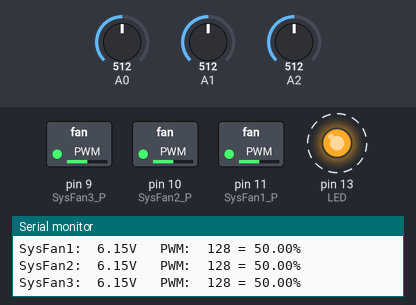
Simulated run of this sketch. Board: Arduino Nano, built with avr-gcc and run on an emulated ATmega328P. Parts: switched loads named in the sketch (green lamp = pin HIGH), output pins drawn as LEDs (lit = HIGH), the last lines printed to the serial monitor. Dashed ring = blinking. The inputs (shaded band) are chosen by the test bench; at power-on: A0 = 512, A1 = 512, A2 = 512.

Above: at 6.7 s.
6.8 s: A0 set to 716
At 9.3 s:
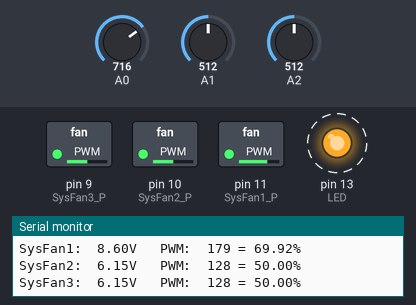
10.8 s: A1 set to 716
At 13.1 s:
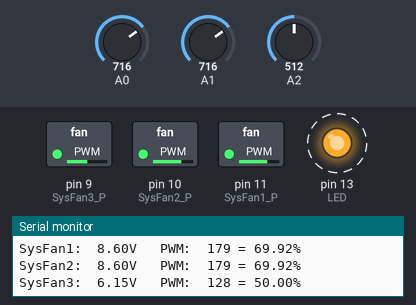
14.8 s: A2 set to 716
At 16.9 s:
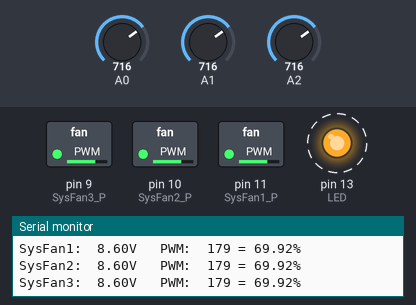
18.8 s: A0 set to 900
At 21.4 s:
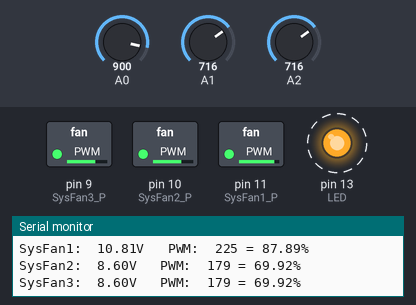
22.8 s: A1 set to 900
At 25.4 s:
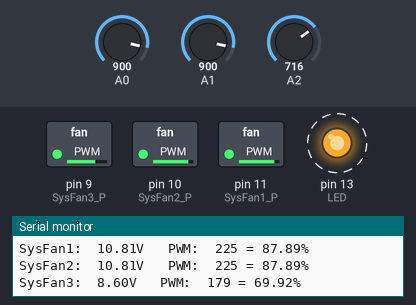
26.8 s: A2 set to 900
At 29.2 s:
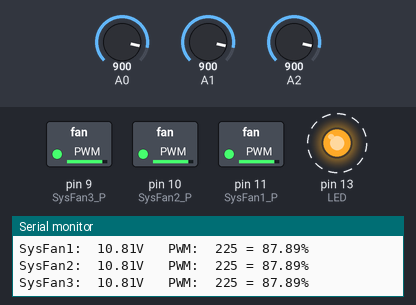
Timing chart, 0 to 31.8 s (numbered marks = the images above; inputs shaded):
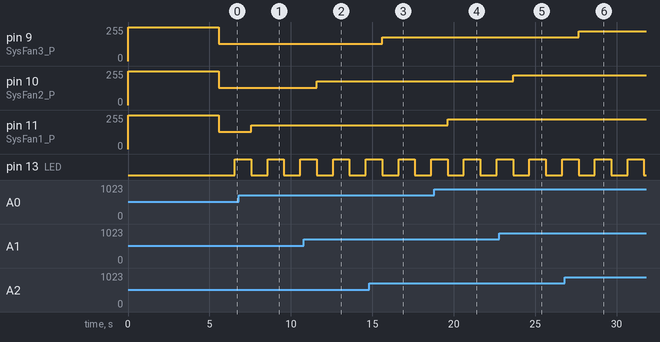

The sketch:

analog2PWM.ino
```cpp
/*
   hawa-lc4 09.02.2022
   Board: Arduino Nano V3.0
*/
const char SysVer[] = "analog2PWM 0.21";                    // System-Version; immer anpassen!!!
/*
   Beschreibung des Programms und der Änderungshistorie:
   Das PC Mainboard MSI X99A TOMAHAWK hat mehrere (5) steuerbare Lüfteranschlüsse aber davon
   nur einen mit 4-Pin PWM Steuerung (CPUFan1). Alle anderen werden nur analog über die
   Spannung gesteuert (3-Pin Lüfteranschluß). Diese sollen über diese Schaltung in eine PWM
   Steuerung gewandelt werden um leisere PWM Lüfter einbauen zu können.
   Für mich relevant sind nur 3 davon; SysFan1, SysFan2, SysFan3.

   Die analoge Meß-Eingangsspannung ist zwischen 0V und +12V und stammt von der 3-Pin Lüfteran-
   schlüssen. Dazu dient ein Spannungsteiler auf 5V analoge Meßspannung 47kΩ + 33kΩ
   mit 810Ω als Minimallast direkt am Lüfteranschluß.
   WICHTIG: die Bezeichnung der Lüfteranschlüsse im MSI Command Center stimmt nicht mit den
   Bezeichnungen der Anschlüsse auf dem Board und den Bezeichnungen im BIOS überein.
   SysFan2 und SysFan3 sind hier vertauscht.

   V0.12: Erweiterung auf 5 Kanäle im Code vorbereitet aber nicht voll verdrahtet auf dem PCB.
   Theoretisch wären bis zu 6 Kanäle möglich mit den 6 PWM Pins des Arduino Nano.

   V0.20: Als präzisere Referenzspannung dient nun ein LM4040 mit 2,048V an AREF.
   Der Spannungsteiler für die Meßeingänge wird verändert auf 1kΩ + 200Ω und der
   Lastwiderstand (810Ω) entfällt.
   Der Spannungsteiler ist so dimensioniert das bei maximaler Steuerspannung für die Lüfter
   der digitale Meßwert 1023 anliegt; entspricht bei 12,29V dem Verhältnis 10,242V zu 2,048V an
   den beiden Widerständen des Spannungsteilers.
*/

/*
   Definition der Variablen und Namen/Ports für I/O
*/
// I) includes:


// II) Belegung der analogen und digitalen I/O-PINs:
//      hier für Arduino Nano!
// A0 bis A5 könenn auch als Digitale I/O-Pins gentzt werden.
// A6 und A7 des Nano nur als analoge I/O-Pins!
//
const int SysFan1_A = 0;
const int SysFan2_A = 1;
const int SysFan3_A = 2;
//const int PumpFan1_A = 3;
// A4 und A5 bleiben reserviert für mögliche I2C Erweiterungen
// A6 = ?                         //
// const int PumpFan2_A = 6;
// A7 = ?                         //
//
// D0 und D1 bleiben frei für USB-Schnittstelle (Rx/Tx)
// D2 = ?                         //
// D3 = ? (PWM)                   //
//const int PumpFan1_P = 3;
// D4 = ?                         //
// D5 = ? (PWM)                   //
// D6 = ? (PWM)                   //
// const int PumpFan2_P = 6;
// D7 = ?                         //
// D8 = ?                         //
// D9 = ? (PWM)                   //
const int SysFan3_P = 9;
// D10 = ? (PWM)                  //
const int SysFan2_P = 10;
// D11 = ? (PWM)                  //
const int SysFan1_P = 11;
// D12 = ?                        //
// D13 = ?  (Achtung: LED an GND) //
const int LED = 13;

// III) Definition von Variablen und Initialisierung:
int PWM_Val = 0;
bool LED_X = false;
float Voltage_A = 0.0;
float PWM_P = 0.0;

/*
   Los geht's mit code:
*/

void setup() {
  Serial.begin(115200);
  Serial.print(F("## System-Version: "));
  Serial.println(SysVer);
  Serial.println(F("Setup"));


  // initialisiere PINs:
  analogReference(EXTERNAL);
  pinMode (SysFan1_P, OUTPUT);
  pinMode (SysFan2_P, OUTPUT);
  pinMode (SysFan3_P, OUTPUT);
  // pinMode (PumpFan1_P, OUTPUT);
  // pinMode (PumpFan2_P, OUTPUT);
  pinMode (LED, OUTPUT);
  digitalWrite(LED, LED_X);
  digitalWrite(SysFan1_P, true);
  digitalWrite(SysFan2_P, true);
  digitalWrite(SysFan3_P, true);
  // digitalWrite(PumpFan1_P, true);
  // digitalWrite(PumpFan2_P, true);

  // am Anfang die Lüfter einfach mal mit maximaler Drehzahl laufen lassen.
  delay(5555);

  Serial.println(F("...done"));
}  // end setup

/*
  HAUPT-ROUTINE
*/

void loop() {
  CalcIt (SysFan1_A, SysFan1_P);
  CalcIt (SysFan2_A, SysFan2_P);
  CalcIt (SysFan3_A, SysFan3_P);
  //CalcIt (PumpFan1_A, PumpFan1_P);
  //CalcIt (PumpFan2_A, PumpFan2_P);
  Serial.println();

  delay(1000);
  LED_X = !LED_X;
  digitalWrite(LED, LED_X);
}  // end loop

/*
   EIGENE ROUTINEN
*/

void CalcIt(int Port_A, int Port_P) {
  PWM_Val = analogRead(Port_A);        // lies Analogeingang
  Voltage_A = float(PWM_Val) / 83.24;  // berechne Analogwert als Spannung (1023/12,29)
  PWM_Val /= 4;                        // wandle analog-read range (0-1023) in PWM range (0-255)
  PWM_P = float(PWM_Val) / 2.56;       // berechne PWM Wert in %

  switch (Port_A) {
    case SysFan1_A:
      Serial.print(F("SysFan1:  "));
      break;
    case SysFan2_A:
      Serial.print(F("SysFan2:  "));
      break;
    case SysFan3_A:
      Serial.print(F("SysFan3:  "));
      break;
      //    case PumpFan1_A:
      //    Serial.print(F("PumpFan1: "));
      //  break;
      //    case PumpFan2_A:
      //    Serial.print(F("PumpFan2: "));
      //  break;
  }
  Serial.print(Voltage_A);
  Serial.print(F("V   "));
  Serial.print(F("PWM:  "));
  Serial.print(PWM_Val);
  Serial.print(F(" = "));
  Serial.print(PWM_P);
  Serial.println(F("%"));

  analogWrite(Port_P, PWM_Val);
}
```

Measured:
- after the input at 6.8 s, pin 11 (SysFan1_P): 128/255 → 179/255 after 0.77 s
- after the input at 10.8 s, pin 10 (SysFan2_P): 128/255 → 179/255 after 0.79 s
- after the input at 14.8 s, pin 9 (SysFan3_P): 128/255 → 179/255 after 0.81 s
- after the input at 18.8 s, pin 11 (SysFan1_P): 179/255 → 225/255 after 0.82 s
- after the input at 22.8 s, pin 10 (SysFan2_P): 179/255 → 225/255 after 0.84 s
- after the input at 26.8 s, pin 9 (SysFan3_P): 179/255 → 225/255 after 0.86 s
- by itself, pin 13 (LED): alternates HIGH for 1.0 s and LOW for 1.0 s
